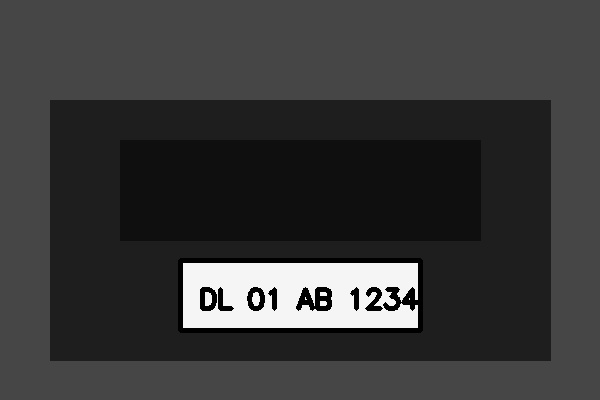
#> input picture sample_plate.jpg, 600 x 400 px
$ python number_plate.py
#> lines starting #> are read from the running program, lines starting #| are printed output that depends on the picture; after the words box and inside, x2 and y2 are one past the last pixel; in counts of white or black regions, pixels touching at a corner belong together
#> in main, img is the input picture: shape (400, 600, 3); min 0, max 252, mean 57
import os
import sys
import cv2
import numpy as np


def detect_and_crop_plate(
    img: np.ndarray,
    cascade_path: str,
    min_area: int = 500,
) -> tuple[np.ndarray, list[np.ndarray]]:
    """
    Args:
        img (np.ndarray): Input vehicle image matrix.
        cascade_path (str): File path to OpenCV Haar cascade XML.
        min_area (int): Minimum bounding box pixel area to accept.
    Returns:
        tuple[np.ndarray, list[np.ndarray]]: Annotated image and list of cropped plate regions.
    """
#> called with min_area = 500
    plate_cascade = cv2.CascadeClassifier(cascade_path)
    img_gray = cv2.cvtColor(img, cv2.COLOR_BGR2GRAY)
    plates = plate_cascade.detectMultiScale(img_gray, 1.1, 4)
#> plates = [[167, 248, 272, 91]]

    annotated = img.copy()
    crops = []

    for (x, y, w, h) in plates:
        if w * h > min_area:
            cv2.rectangle(annotated, (x, y), (x + w, y + h), (0, 255, 0), 2)
            cv2.putText(
                annotated, "Number Plate", (x, max(15, y - 5)),
                cv2.FONT_HERSHEY_COMPLEX_SMALL, 1, (255, 0, 255), 2
            )
            crops.append(img[y : y + h, x : x + w])
#> this loop made 1 pass
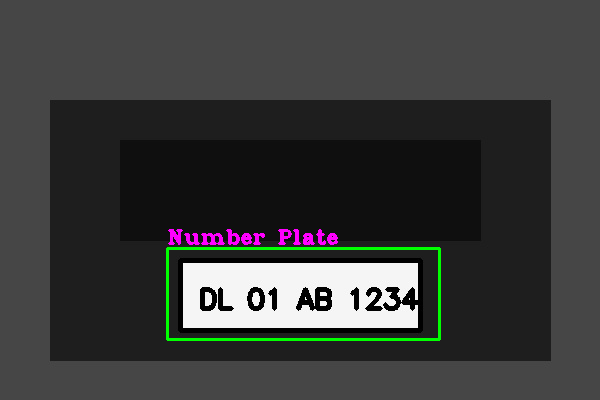
#> annotated: shape (400, 600, 3); 1.42% of pixels changed, all inside (x1, y1, x2, y2) = (166, 229, 441, 341)
#> after the loop, crops = 1 item

    return annotated, crops


def main():
    """
    Args:
        None
    Returns:
        None
    """
    if len(sys.argv) > 1:
        image_path = sys.argv[1]
    elif os.path.isfile("sample_plate.jpg"):
        image_path = "sample_plate.jpg"
    else:
        print("Usage: python number_plate.py <path_to_image>")
        print("Example: python number_plate.py car.jpg")
        return

    if not os.path.isfile(image_path):
        print(f"Error: Image '{image_path}' not found.")
        return

    img = cv2.imread(image_path)
    if img is None:
        print(f"Error: Unable to load '{image_path}'.")
        return

    cascade_path = cv2.data.haarcascades + "haarcascade_russian_plate_number.xml"
    annotated, crops = detect_and_crop_plate(img, cascade_path)
#> crops = 1 item

    os.makedirs("plates", exist_ok=True)
    for idx, crop in enumerate(crops):
        save_path = f"plates/scanned_img_{idx}.jpg"
        cv2.imwrite(save_path, crop)
        print(f"Saved: {save_path}")
#> this loop made 1 pass
#> save_path on pass 1: 'plates/scanned_img_0.jpg'
#| Saved: plates/scanned_img_0.jpg
#> pass 1, in main, `cv2.imwrite(save_path, crop)`:
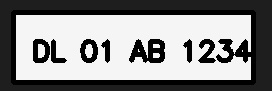
#> saved as scanned_img_0.jpg: shape (91, 272, 3); min 0, max 252, mean 137.6

    cv2.imwrite("result.jpg", annotated)
    print(f"Annotated result saved to result.jpg ({len(crops)} plates detected).")
#| Annotated result saved to result.jpg (1 plates detected).


if __name__ == "__main__":
    main()
